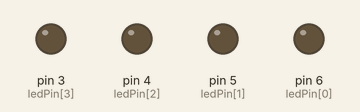
Simulated run of this sketch. Board: Arduino Uno, built with avr-gcc and run on an emulated ATmega328P. On the bench: output pins drawn as LEDs (lit = HIGH).

Above: at 0.32 s.
Timing chart, 0 to 3.0 s (numbered marks = the images above):
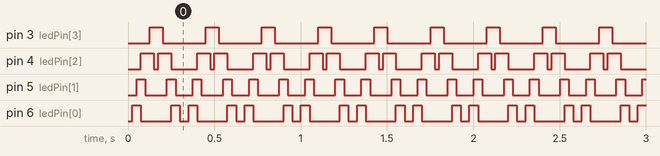

The sketch:

led_patterns.ino
```cpp
int ledPin[] = {6,5,4,3};

void setup()
{
  for (int i =0;i<4;i++)
  {
    pinMode(ledPin[i], OUTPUT);
  }
}

void loop()
{
  byte nums[] = {0, 1, 3, 6, 4, 12, 8, 12, 4, 6, 3, 1, 0};
  for (byte i = 0; i<13;i++)
  {
    displayBinary(nums[i]);
    delay(25);
  }
}

void displayBinary(byte numToShow)
{
  for (int i =0;i<4;i++)
  {
    if (bitRead(numToShow, i)==1)
    {
      digitalWrite(ledPin[i], HIGH);
    }
    else
    {
      digitalWrite(ledPin[i], LOW);
    }
  }
}
```

Measured:
- by itself, pin 3 (ledPin[3]): alternates HIGH for 0.08 s and LOW for 0.25 s
- by itself, pin 4 (ledPin[2]): repeats every 0.33 s: LOW 0.03 s, HIGH 0.08 s, LOW 0.15 s, HIGH 0.08 s
- by itself, pin 5 (ledPin[1]): alternates HIGH for 0.05 s and LOW for 0.11 s
- by itself, pin 6 (ledPin[0]): repeats every 0.33 s: LOW 0.18 s, HIGH 0.05 s, LOW 0.05 s, HIGH 0.05 s
